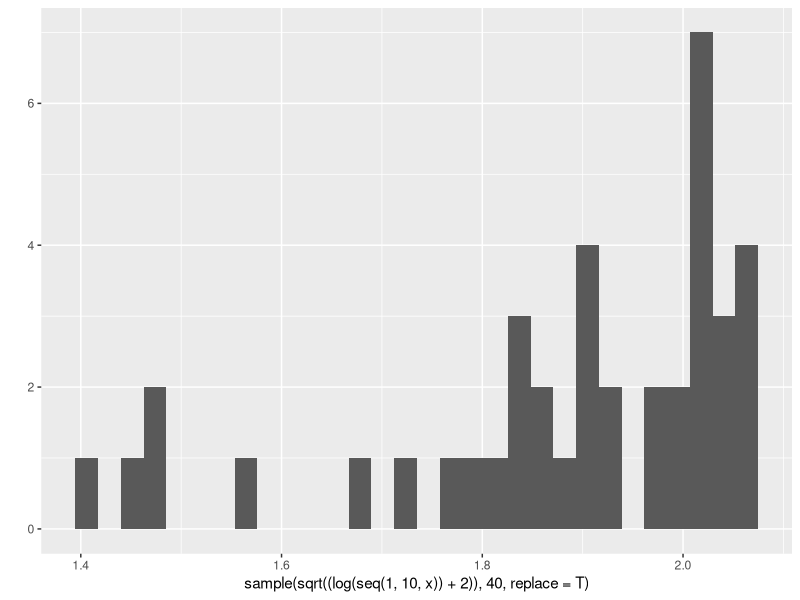
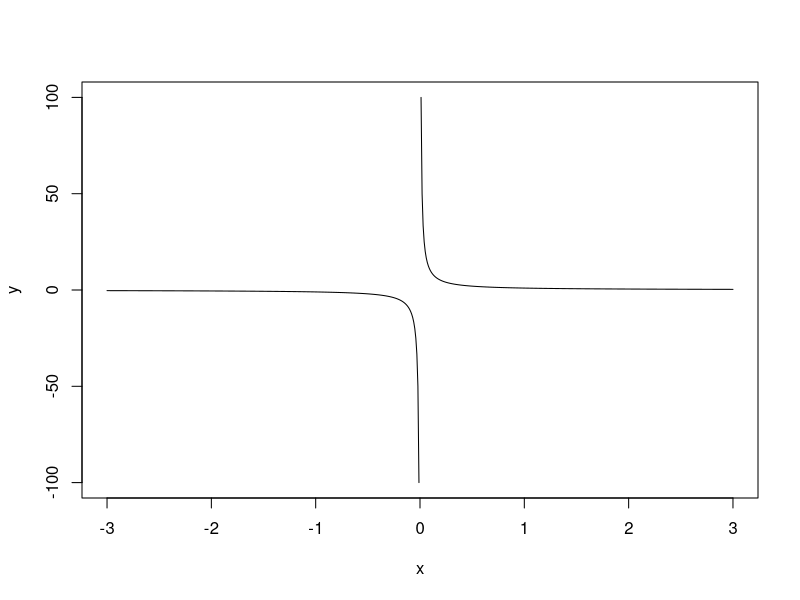

The R script that drew these images, in order:
## ---- chunk 1
.Random.seed <- 121321
## ---- chunk 2
x1 <- 1:8
## ---- chunk 3
x <- 0.1

library(ggplot2)

qplot(x=sample(sqrt((log(seq(1, 10, x)) + 2)), 40, replace = T), geom="histogram")
## ---- chunk 4
x <- seq(-3, 3, 0.01)
y <- 1/x

plot(x, y, type = "l")
